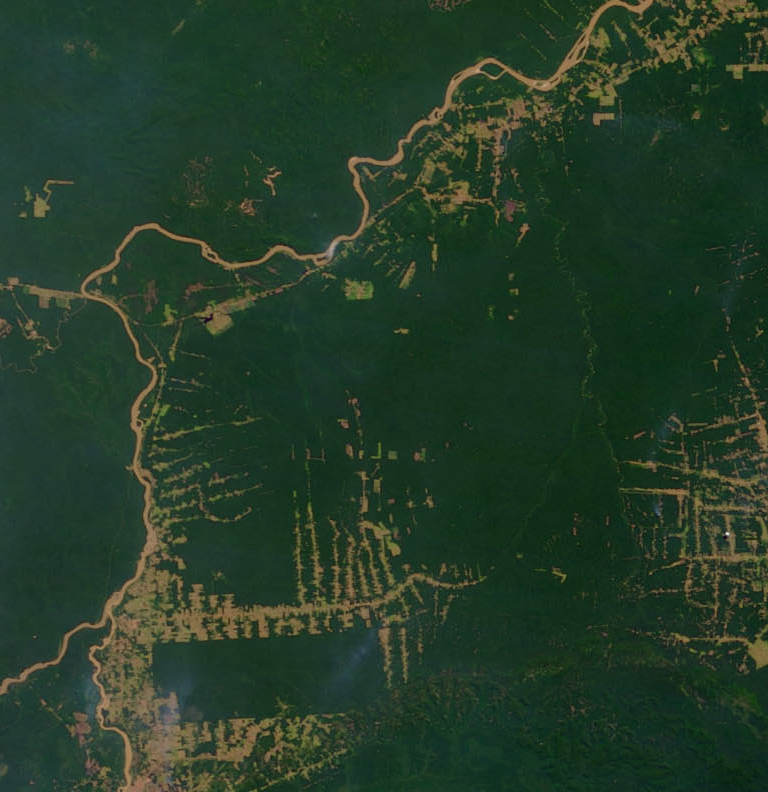
#> input picture amazon_2000.png, 768 x 792 px
$ python main.py
#> lines starting #> are read from the running program, lines starting #| are printed output that depends on the picture; after the words box and inside, x2 and y2 are one past the last pixel; in counts of white or black regions, pixels touching at a corner belong together
import cv2 as cv
import numpy as np
import matplotlib.pyplot as plt


ng_2000 = cv.imread('amazon_2000.png',0) #lire l'image au niveau de gris (flag=0)
#> ng_2000: shape (792, 768); min 2, max 249, mean 50.2
ng_2012 = cv.imread('amazon_2012.png',0)
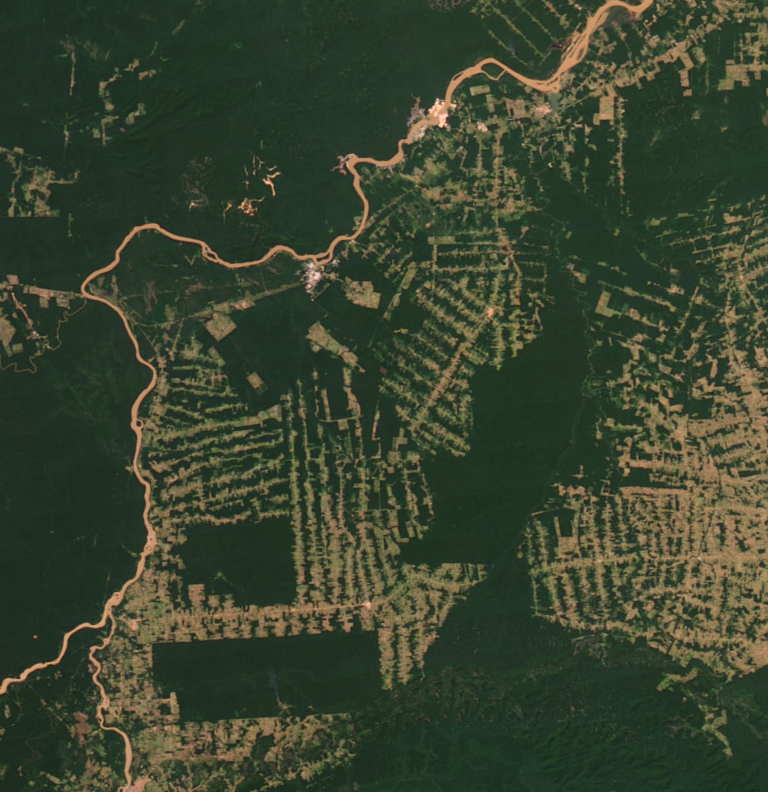
#> input picture amazon_2012.png, 768 x 792 px
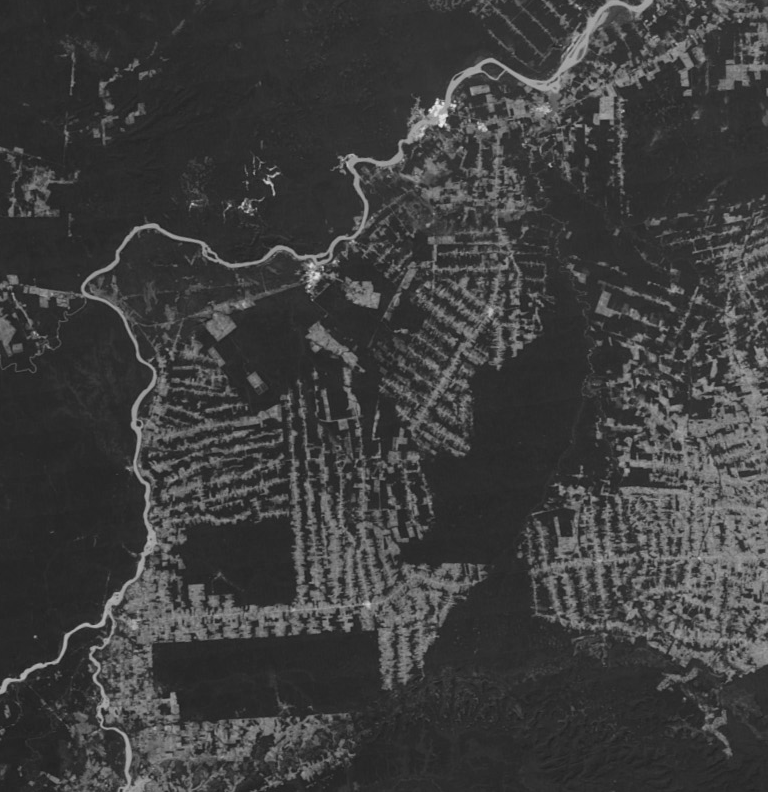
#> ng_2012: shape (792, 768); min 29, max 242, mean 62

Gaus = cv.GaussianBlur(ng_2000,(5,5),0) #réduire le bruit dans notre image
Seuil1,bin_2000 = cv.threshold(Gaus,0,255,cv.THRESH_OTSU) #binariser l'image : cv.THRESH_OTSU (il spécifie le seuil optimal)
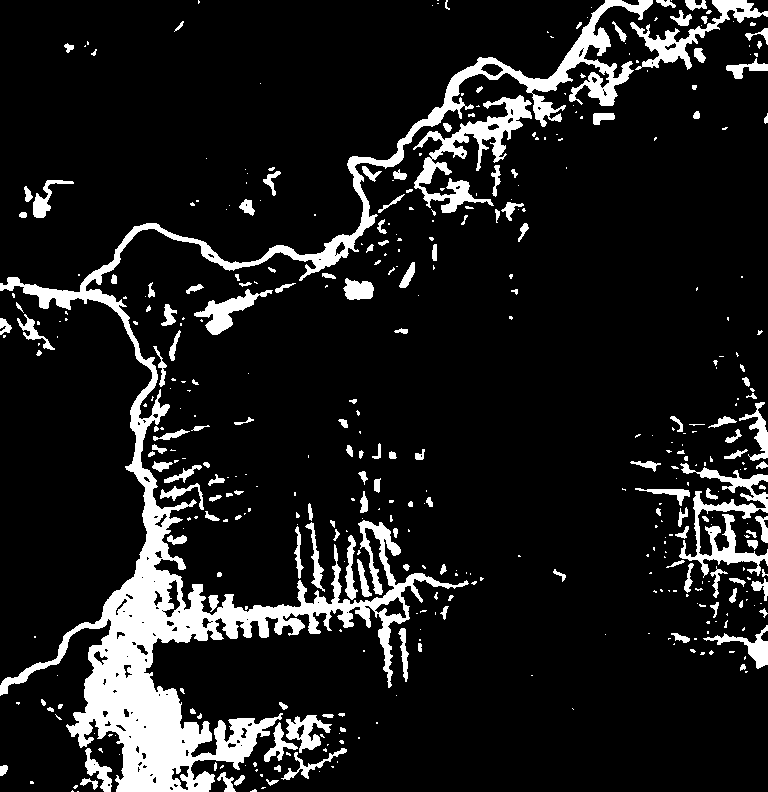
#> bin_2000: shape (792, 768); 11.5% white; 431 white regions (265 under 20 px), largest, box (x1, y1, x2, y2) and area: (0, 0, 653, 792) 41674, (413, 95, 532, 213) 3756, (679, 463, 768, 578) 3076
#> Seuil1 = 67
                                                        #si un pixel a une valeur supérieure ou égale au seuil, il prendra la valeur 255 (blanc),
                                                        # et si sa valeur est inférieure, il prendra la valeur 0 (noir).
                                                        #cette fonction retourne deux valeurs le seuil et l'image binaire
Gaus = cv.GaussianBlur(ng_2012,(5,5),0)
Seuil2,bin_2012 = cv.threshold(Gaus,0,255,cv.THRESH_OTSU)
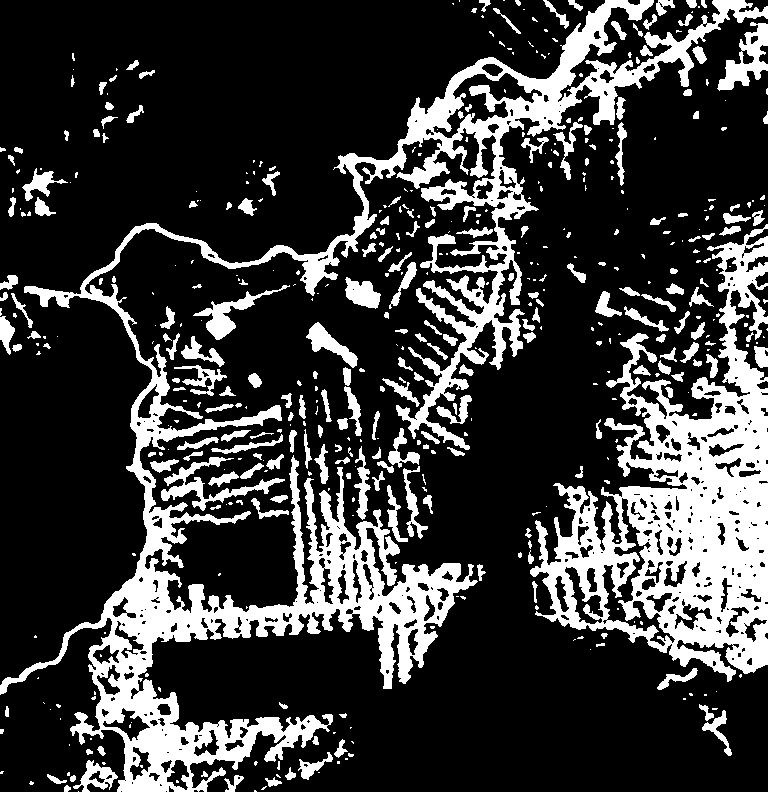
#> bin_2012: shape (792, 768); 23.1% white; 493 white regions (268 under 20 px), largest, box (x1, y1, x2, y2) and area: (0, 0, 768, 792) 68942, (530, 224, 768, 682) 41207, (161, 457, 285, 511) 1534
#> Seuil2 = 76

plt.figure()
plt.imshow(bin_2000,cmap="gray") #afficher l'image | colormap=gray
plt.title("2000")#titre de la figure
plt.show(block=False)#permet la continuation de l'execution du programme pendant l'affichage des figures

plt.figure()
plt.imshow(bin_2012,cmap="gray")
plt.title("2012")
plt.show(block=False)


kernel = cv.getStructuringElement(cv.MORPH_ELLIPSE,(15,15)) #choisir l'element structurant
                                                            #cv.MORPH_ELLIPSE:Dans notre cas on choisi un ellipse de taille 15x15
imFermeture_2000 = cv.morphologyEx(bin_2000, cv.MORPH_CLOSE, kernel)#Appliquer une fermeture(cv.MORPH_CLOSE) a notre image
#> imFermeture_2000: shape (792, 768); 19.3% white; 97 white regions (61 under 20 px), largest, box (x1, y1, x2, y2) and area: (0, 0, 768, 792) 95638, (635, 364, 768, 673) 17234, (19, 180, 74, 218) 846
                                                                    #en utilisant l'element structurant déjà choisi

plt.figure()
plt.subplot(122)
plt.imshow(imFermeture_2000, cmap="gray")
plt.title('Image 2000 après fermeture')
plt.show(block=False)

plt.subplot(121)
plt.imshow(bin_2000, cmap="gray")
plt.title('Image 2000 binarisée')
plt.show(block=False)


imFermeture_2012 = cv.morphologyEx(bin_2012, cv.MORPH_CLOSE, kernel)
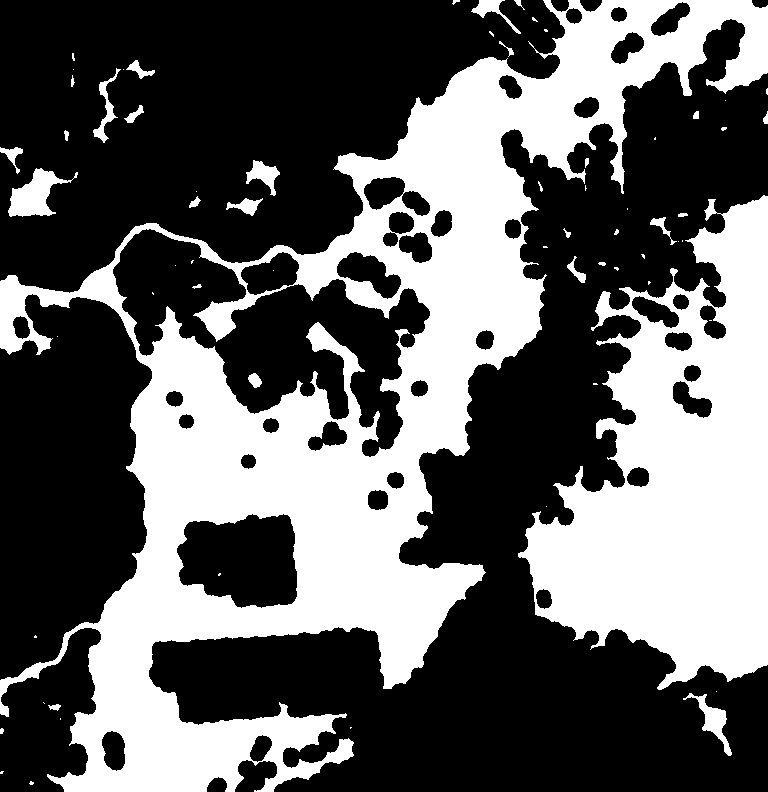
#> imFermeture_2012: shape (792, 768); 38.4% white; 66 white regions (35 under 20 px), largest, box (x1, y1, x2, y2) and area: (0, 0, 768, 792) 158915, (518, 195, 768, 690) 68726, (8, 168, 78, 217) 1574
plt.figure()
plt.subplot(122)
plt.imshow(imFermeture_2012, cmap="gray")
plt.title('Image 2012 après fermeture')
plt.show(block=False)

plt.subplot(121)
plt.imshow(bin_2012, cmap="gray")
plt.title('Image 2012 binarisée')
plt.show(block=False)


# total des zones vides
total_couverture_2000 = np.sum(imFermeture_2000)/255 #calcul du nombre total des pixels ayant une couleur blanche
#> total_couverture_2000 = 117165
                                                    #puisque lors de la binarisation les pixel blancs avaient une intensité 255
                                                    #c'est pourquoi on divise par 255
total_couverture_2012 = np.sum(imFermeture_2012)/255
#> total_couverture_2012 = 233605

print("zones vides en 2000 : {0:.2f}".format(total_couverture_2000/imFermeture_2000.size*100))#affichage du pourcentage
#| zones vides en 2000 : 19.26
print("zones vides en 2012 : {0:.2f}".format(total_couverture_2012/imFermeture_2012.size*100))
#| zones vides en 2012 : 38.41

#difference entre les deux images
diff = np.bitwise_xor(imFermeture_2000, imFermeture_2012)#il nous donne la difference entre les deux images
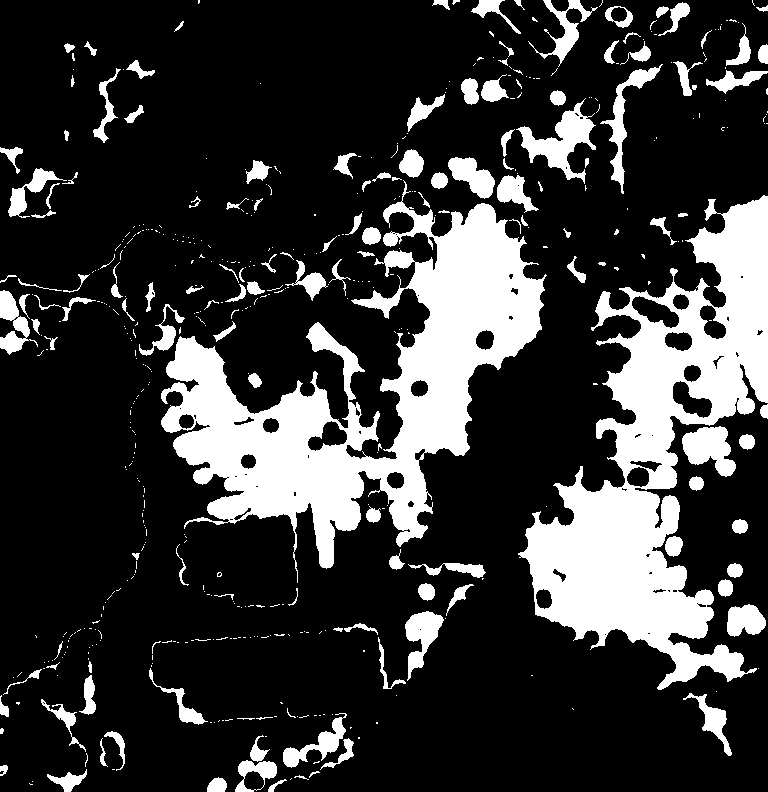
#> diff: shape (792, 768); 21.8% white; 515 white regions (371 under 20 px), largest, box (x1, y1, x2, y2) and area: (161, 180, 547, 583) 50598, (518, 195, 768, 690) 47128, (516, 98, 596, 184) 2357
                                                        #blanc et blanc ->noir
                                                        #noir et noir ->noir
plt.figure()
plt.imshow(diff, cmap="gray")
plt.title('Différence entre 2000 et 2012 ')
plt.show(block=False)

total_couverture_diff= np.sum(diff)/255.
#> total_couverture_diff = 132458
print("zones déforestées entre 2000 et 2012: {0:.2f}".format(total_couverture_diff/diff.size*100))
#| zones déforestées entre 2000 et 2012: 21.78

rgb_2000 = cv.imread('amazon_2000.png')
#> rgb_2000 is the input picture: shape (792, 768, 3); mean B, G, R 40.3, 59.8, 36.7
rgb_2012 = cv.imread('amazon_2012.png')
#> rgb_2012 is the input picture: shape (792, 768, 3); mean B, G, R 47.5, 67.9, 57.3

plt.figure()
plt.subplot(221)
plt.imshow(rgb_2000)
plt.title('Image 2000')
plt.show(block=False)

plt.subplot(222)
plt.imshow(rgb_2012)
plt.title('Image 2012')
plt.show(block=False)

for i in range(0,diff.shape[0]):
    for j in range(0,diff.shape[1]):
        if(diff[i][j]!=0):
            rgb_2012[i][j]=np.array([255,0,0])
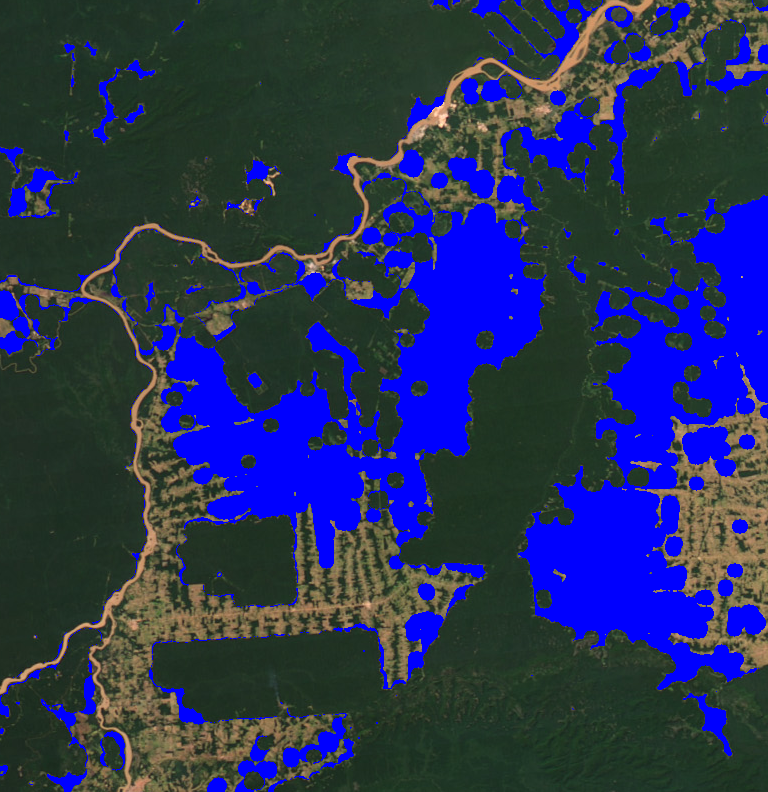
#> rgb_2012: shape (792, 768, 3); mean B, G, R 90.8, 50.1, 40.4

plt.subplot(223)
plt.imshow(rgb_2012)
plt.title("zones déforestées entre 2000 et 2012:")
plt.show()
